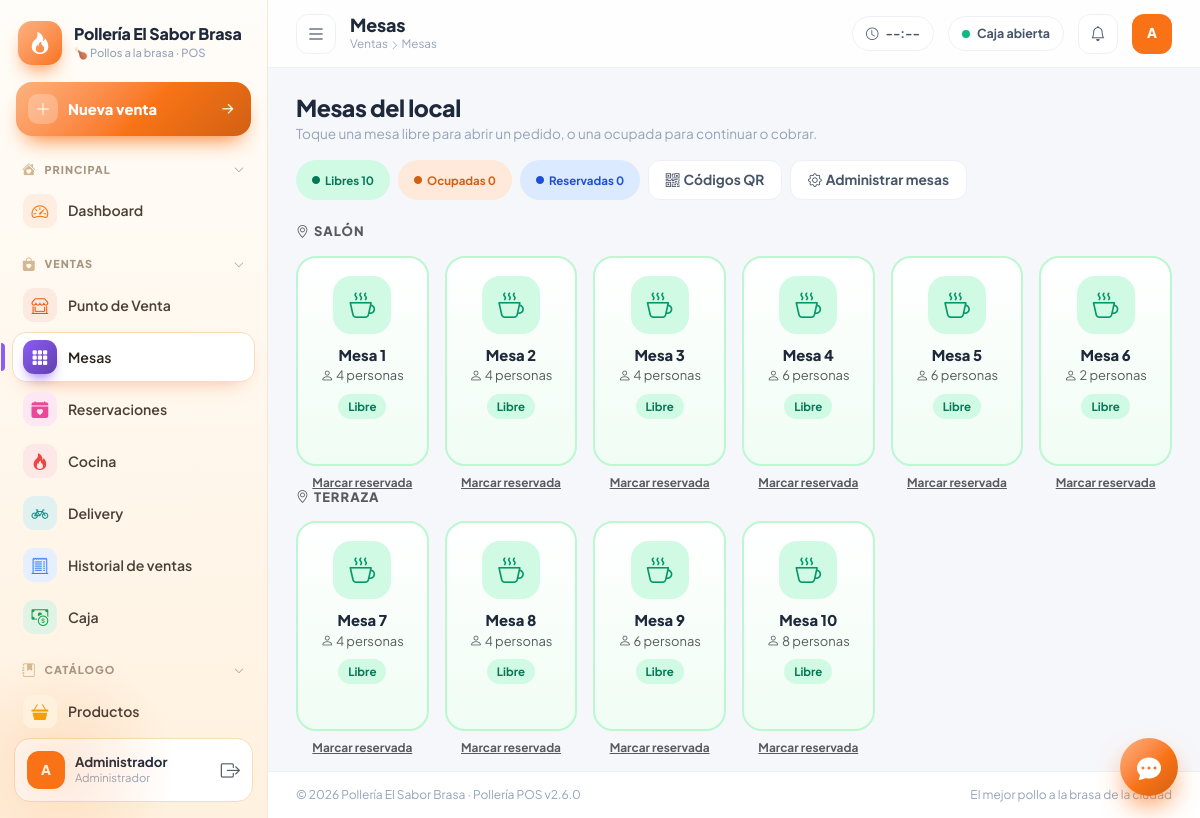
The app's page /index.php?r=mesas/index (signed in) with its own data.
### tables this page shows
CREATE TABLE IF NOT EXISTS `mesas` (
  `id` int unsigned NOT NULL AUTO_INCREMENT,
  `nombre` varchar(40) NOT NULL,
  `zona` varchar(40) NOT NULL DEFAULT 'Salón',
  `capacidad` int NOT NULL DEFAULT '4',
  `estado` enum('libre','ocupada','reservada','inactiva') NOT NULL DEFAULT 'libre',
  `qr_token` varchar(32) DEFAULT NULL,
  PRIMARY KEY (`id`),
  UNIQUE KEY `uq_mesa_qr` (`qr_token`)
);

### core/Controller.php (called while the page is built, shortened)
<?php
abstract class Controller
{
    protected string $module = '';
    protected function view(string $view, array $data = [], string $layout = 'layouts/main'): void
    {
        $data += ['title' => APP_NAME, 'module' => $this->module, 'useCharts' => false];
        extract($data, EXTR_SKIP);
        require BASE_PATH . '/app/views/' . $view . '.php';
    }
}

### app/controllers/MesasController.php (called while the page is built, shortened)
<?php
class MesasController extends CrudController
{
    public function indexAction(): void
    {
        $mesas = DB::all("SELECT m.*, p.id AS pedido_id, p.total, p.fecha_pedido,
                (SELECT COUNT(*) FROM pedido_detalle d WHERE d.pedido_id = p.id) AS items
            FROM mesas m LEFT JOIN pedidos p ON p.mesa_id = m.id AND p.estado = 'abierto'
            WHERE m.estado <> 'inactiva' ORDER BY m.zona, m.id");
        $zonas = [];
        foreach ($mesas as $m) {
            $m['estado_real'] = $m['pedido_id'] ? 'ocupada' : ($m['estado'] === 'reservada' ? 'reservada' : 'libre');
            $zonas[$m['zona']][] = $m;
        }
        $sol = DB::all("SELECT s.*, m.nombre AS mesa, m.zona FROM qr_solicitudes s JOIN mesas m ON m.id = s.mesa_id WHERE s.estado = 'pendiente' ORDER BY s.id");
        $this->view('mesas/index', ['title' => 'Mesas', 'proximas' => Reservas::proximasPorMesa(), 'zonas' => $zonas, 'solicitudes' => $sol]);
    }
}

### index.php (called while the page is built, shortened)
<?php
$route = $_GET['r'] ?? '';
$parts = explode('/', $route);
$act  = $parts[1] ?? 'index';
$obj = new $class();
$method = $act . 'Action';
try {
    $obj->$method();
} catch (Throwable $e) {
    http_response_code(500);
    if (is_ajax()) {
        header('Content-Type: application/json; charset=utf-8');
        echo json_encode(['ok' => false, 'msg' => APP_DEBUG ? $e->getMessage() : 'Error interno']);
    } else {
        echo '<pre style="padding:20px;font-family:monospace">' . (APP_DEBUG ? e($e->getMessage() . "\n" . $e->getFile() . ':' . $e->getLine()) : 'Error interno del servidor') . '</pre>';
    }
}

### core/DB.php (called while the page is built, shortened)
<?php
class DB
{
    private static ?PDO $pdo = null;
    public static function pdo(): PDO
    {
        if (self::$pdo === null) {
            $dsn = 'mysql:host=' . DB_HOST . ';port=' . DB_PORT . ';dbname=' . DB_NAME . ';charset=utf8mb4';
            self::$pdo = new PDO($dsn, DB_USER, DB_PASS, [
                PDO::ATTR_ERRMODE            => PDO::ERRMODE_EXCEPTION,
                PDO::ATTR_DEFAULT_FETCH_MODE => PDO::FETCH_ASSOC,
                PDO::ATTR_EMULATE_PREPARES   => false,
            ]);
            self::$pdo->exec("SET time_zone = '" . date('P') . "'");
        }
        return self::$pdo;
    }
    public static function q(string $sql, array $p = []): PDOStatement
    {
        $st = self::pdo()->prepare($sql);
        $st->execute($p);
        return $st;
    }
    public static function all(string $sql, array $p = []): array { return self::q($sql, $p)->fetchAll(); }
}

### core/helpers.php (called while the page is built, shortened)
<?php
function e($v): string { return htmlspecialchars((string)$v, ENT_QUOTES, 'UTF-8'); }
function url(string $route = 'dashboard/index', array $params = []): string
{
    return BASE_URL . '/index.php?' . http_build_query(array_merge(['r' => $route], $params));
}

### app/views/mesas/index.php (the view, shortened to what this page needs)
<?php
$est = ['libre' => ['ok', 'Libre', 'bi-cup-hot'], 'ocupada' => ['brand', 'Ocupada', 'bi-people-fill'], 'reservada' => ['info', 'Reservada', 'bi-bookmark-star-fill']];
$tot = ['libre' => 0, 'ocupada' => 0, 'reservada' => 0];
foreach ($zonas as $ms) foreach ($ms as $m) $tot[$m['estado_real']]++;
?>
<div class="page-head">
  <div><h2>Mesas del local</h2><p>Toque una mesa libre para abrir un pedido, o una ocupada para continuar o cobrar.</p></div>
  <div class="d-flex gap-2 flex-wrap">
    <span class="bsoft ok py-2 px-3"><i class="bi bi-circle-fill" style="font-size:.5rem"></i>Libres <?= $tot['libre'] ?></span>
    <span class="bsoft brand py-2 px-3"><i class="bi bi-circle-fill" style="font-size:.5rem"></i>Ocupadas <?= $tot['ocupada'] ?></span>
    <span class="bsoft info py-2 px-3"><i class="bi bi-circle-fill" style="font-size:.5rem"></i>Reservadas <?= $tot['reservada'] ?></span>
    <a href="<?= e(url('solicitudes/qr')) ?>" class="btn btn-ghost"><i class="bi bi-qr-code me-1"></i>Códigos QR</a>
    <a href="<?= e(url('mesas/gestion')) ?>" class="btn btn-ghost"><i class="bi bi-gear me-1"></i>Administrar mesas</a>
  </div>
</div>
<?php foreach ($zonas as $zona => $ms): ?>
  <h6 class="fw-800 text-muted text-uppercase small mb-3 mt-4" style="letter-spacing:.08em"><i class="bi bi-geo-alt me-1"></i><?= e($zona) ?></h6>
  <div class="row g-3">
    <?php foreach ($ms as $m): [$cls, $lbl, $ico] = $est[$m['estado_real']];
        $href = $m['pedido_id'] ? url('pos/index', ['pedido' => $m['pedido_id']]) : url('pos/index', ['mesa' => $m['id']]); ?>
      <div class="col-6 col-md-4 col-xl-2">
        <a class="mesa <?= $m['estado_real'] ?>" href="<?= e($href) ?>">
          <div class="mi"><i class="bi <?= $ico ?>"></i></div>
          <div class="mn"><?= e($m['nombre']) ?></div>
          <div class="small text-muted mb-2"><i class="bi bi-person"></i> <?= (int)$m['capacidad'] ?> personas</div>
          <?php if ($m['pedido_id']): ?>
            <div class="fw-800 text-brand"><?= e(money($m['total'])) ?></div>
            <div class="small text-muted"><i class="bi bi-clock"></i> <?= e(date('H:i', strtotime($m['fecha_pedido']))) ?> · <?= (int)$m['items'] ?> ítems</div>
          <?php else: ?>
            <span class="bsoft <?= $cls ?>"><?= $lbl ?></span>
          <?php endif; ?>
        </a>
        <?php if (!$m['pedido_id']): ?>
          <form method="post" action="<?= e(url('mesas/reservar')) ?>" class="text-center mt-1"><?= csrf_field() ?><input type="hidden" name="id" value="<?= (int)$m['id'] ?>">
            <button class="btn btn-link btn-sm text-muted p-0" style="font-size:.74rem"><?= $m['estado_real'] === 'reservada' ? 'Quitar reserva' : 'Marcar reservada' ?></button></form>
        <?php endif; ?>
      </div>
    <?php endforeach; ?>
  </div>
<?php endforeach; ?>

### assets/css/app.css (style rules this page uses)
:root { --brand:#F97316; --brand-600:color-mix(in srgb,var(--brand) 84%,#000); --brand-300:color-mix(in srgb,var(--brand) 55%,#fff); --brand-100:color-mix(in srgb,var(--brand) 16%,#fff); --brand-50:color-mix(in srgb,var(--brand) 7%,#fff); --ink:#1E293B; --ink-2:#475569; --muted:#94A3B8; --bg:#F6F7FB; --card:#fff; --line:#EDF0F6; --ok:#10B981; --info:#3B82F6; --warn:#F59E0B; --bad:#EF4444; --violet:#8B5CF6; --radius:18px; --sidebar-w:268px; --shadow:0 1px 2px rgba(15,23,42,.04),0 8px 24px -12px rgba(15,23,42,.10); --shadow-lg:0 24px 60px -24px rgba(15,23,42,.25); --bs-primary:var(--brand); --bs-body-font-family:'Plus Jakarta Sans',system-ui,-apple-system,'Segoe UI',sans-serif; --bs-body-color:var(--ink); --bs-body-bg:var(--bg); --bs-border-color:var(--line); }
* { -webkit-tap-highlight-color:transparent }
body { font-family:var(--bs-body-font-family);background:var(--bg);color:var(--ink);font-size:.925rem }
a { color:var(--brand-600);text-decoration:none }
.page-head { display:flex;align-items:center;justify-content:space-between;gap:16px;flex-wrap:wrap;margin-bottom:22px }
.page-head h2 { font-size:1.45rem;font-weight:800;letter-spacing:-.02em;margin:0 }
.page-head p { margin:2px 0 0;color:var(--muted);font-size:.85rem }
.btn { border-radius:12px;font-weight:700;font-size:.86rem;padding:.55rem 1.05rem }
.btn-sm { padding:.35rem .75rem;font-size:.8rem;border-radius:10px }
.btn-ghost { background:#fff;border:1px solid var(--line);color:var(--ink-2) }
.bsoft { display:inline-flex;align-items:center;gap:5px;padding:4px 10px;border-radius:20px;font-size:.72rem;font-weight:700 }
.bsoft.ok { background:#D1FAE5;color:#047857 }
.bsoft.info { background:#DBEAFE;color:#1D4ED8 }
.bsoft.brand { background:var(--brand-100);color:var(--brand-600) }
.mesa { background:#fff;border:2px solid var(--line);border-radius:20px;padding:18px;text-align:center;transition:.18s;display:block;color:inherit;height:100% }
.mesa .mi { width:58px;height:58px;border-radius:18px;margin:0 auto 10px;display:grid;place-items:center;font-size:1.6rem }
.mesa.libre { border-color:#BBF7D0;background:linear-gradient(180deg,#fff,#F0FDF4) }
.mesa.libre .mi { background:#D1FAE5;color:#059669 }
.mesa .mn { font-weight:800 }
.fw-800 { font-weight:800 }

### records on screen
mesas: id "10", nombre "Mesa 10", capacidad "8", lbl "Libre", estado "Marcar reservada"
mesas: nombre "Mesa 1", capacidad "4", lbl "Libre", estado "Marcar reservada"
mesas: nombre "Mesa 2", capacidad "4", lbl "Libre", estado "Marcar reservada"
mesas: nombre "Mesa 3", capacidad "4", lbl "Libre", estado "Marcar reservada"
mesas: nombre "Mesa 4", capacidad "6", lbl "Libre", estado "Marcar reservada"
mesas: nombre "Mesa 5", capacidad "6", lbl "Libre", estado "Marcar reservada"
mesas: nombre "Mesa 6", capacidad "2", lbl "Libre", estado "Marcar reservada"
mesas: nombre "Mesa 7", capacidad "4", lbl "Libre", estado "Marcar reservada"
mesas: nombre "Mesa 8", capacidad "4", lbl "Libre", estado "Marcar reservada"
mesas: nombre "Mesa 9", capacidad "6", lbl "Libre", estado "Marcar reservada"

### other values on screen
$empresa "Pollería El Sabor Brasa"
$g "PRINCIPAL"
$m[0] "Dashboard"
$g "VENTAS"
$m[0] "Punto de Venta"
$m[0] "Mesas"
$m[0] "Reservaciones"
$m[0] "Cocina"
$m[0] "Delivery"
$m[0] "Historial de ventas"
$m[0] "Caja"
$g "CATÁLOGO"
$m[0] "Productos"
initials($user['nombre']) "A"
$user['nombre'] "Administrador"
